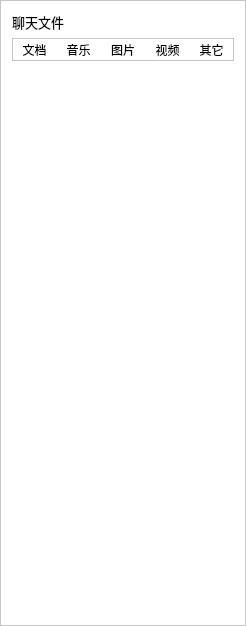
<?xml version="1.0" encoding="UTF-8"?>
<ui version="4.0">
 <class>FileManager</class>
 <widget class="QWidget" name="FileManager">
  <property name="geometry">
   <rect>
    <x>0</x>
    <y>0</y>
    <width>246</width>
    <height>626</height>
   </rect>
  </property>
  <property name="focusPolicy">
   <enum>Qt::ClickFocus</enum>
  </property>
  <property name="windowTitle">
   <string>FileManager</string>
  </property>
  <property name="styleSheet">
   <string notr="true">QWidget {
    font-family: &quot;微软雅黑&quot;;
	 background-color: rgb(255, 255, 255);
}

QLineEdit,QTextEdit {
 	border:none;
}

QLabel {
    color: rgb(0, 0, 0);
}


#btnClose
{
	border:none;
	image: url(:/image/resource/Close.png);
}


 
 </string>
  </property>
  <layout class="QVBoxLayout" name="verticalLayout">
   <property name="leftMargin">
    <number>0</number>
   </property>
   <property name="topMargin">
    <number>0</number>
   </property>
   <property name="rightMargin">
    <number>0</number>
   </property>
   <property name="bottomMargin">
    <number>0</number>
   </property>
   <item>
    <widget class="QFrame" name="frame">
     <property name="frameShape">
      <enum>QFrame::StyledPanel</enum>
     </property>
     <property name="frameShadow">
      <enum>QFrame::Raised</enum>
     </property>
     <layout class="QVBoxLayout" name="verticalLayout_2">
      <item>
       <layout class="QHBoxLayout" name="horizontalLayout_4">
        <item>
         <widget class="QLabel" name="label_6">
          <property name="font">
           <font>
            <family>微软雅黑</family>
            <pointsize>10</pointsize>
           </font>
          </property>
          <property name="text">
           <string>聊天文件</string>
          </property>
         </widget>
        </item>
        <item>
         <spacer name="horizontalSpacer_2">
          <property name="orientation">
           <enum>Qt::Horizontal</enum>
          </property>
          <property name="sizeHint" stdset="0">
           <size>
            <width>40</width>
            <height>20</height>
           </size>
          </property>
         </spacer>
        </item>
        <item>
         <widget class="QToolButton" name="btnClose">
          <property name="text">
           <string/>
          </property>
         </widget>
        </item>
       </layout>
      </item>
      <item>
       <widget class="QFrame" name="frame_2">
        <property name="styleSheet">
         <string notr="true">QToolButton
{
	border:none;
}

QToolButton:checked
{
	
	color: 	rgb(57, 209, 206);
}</string>
        </property>
        <property name="frameShape">
         <enum>QFrame::StyledPanel</enum>
        </property>
        <property name="frameShadow">
         <enum>QFrame::Raised</enum>
        </property>
        <layout class="QHBoxLayout" name="horizontalLayout_2">
         <property name="spacing">
          <number>1</number>
         </property>
         <property name="leftMargin">
          <number>0</number>
         </property>
         <property name="topMargin">
          <number>0</number>
         </property>
         <property name="rightMargin">
          <number>0</number>
         </property>
         <property name="bottomMargin">
          <number>0</number>
         </property>
         <item>
          <widget class="QToolButton" name="btnShowDoc">
           <property name="sizePolicy">
            <sizepolicy hsizetype="Preferred" vsizetype="Fixed">
             <horstretch>0</horstretch>
             <verstretch>0</verstretch>
            </sizepolicy>
           </property>
           <property name="text">
            <string>文档</string>
           </property>
           <property name="checkable">
            <bool>true</bool>
           </property>
          </widget>
         </item>
         <item>
          <widget class="QToolButton" name="btnShowMusic">
           <property name="sizePolicy">
            <sizepolicy hsizetype="Preferred" vsizetype="Fixed">
             <horstretch>0</horstretch>
             <verstretch>0</verstretch>
            </sizepolicy>
           </property>
           <property name="text">
            <string>音乐</string>
           </property>
           <property name="checkable">
            <bool>true</bool>
           </property>
          </widget>
         </item>
         <item>
          <widget class="QToolButton" name="btnShowImage">
           <property name="sizePolicy">
            <sizepolicy hsizetype="Preferred" vsizetype="Fixed">
             <horstretch>0</horstretch>
             <verstretch>0</verstretch>
            </sizepolicy>
           </property>
           <property name="text">
            <string>图片</string>
           </property>
           <property name="checkable">
            <bool>true</bool>
           </property>
          </widget>
         </item>
         <item>
          <widget class="QToolButton" name="btnShowVideo">
           <property name="sizePolicy">
            <sizepolicy hsizetype="Preferred" vsizetype="Fixed">
             <horstretch>0</horstretch>
             <verstretch>0</verstretch>
            </sizepolicy>
           </property>
           <property name="text">
            <string>视频</string>
           </property>
           <property name="checkable">
            <bool>true</bool>
           </property>
          </widget>
         </item>
         <item>
          <widget class="QToolButton" name="btnShowOther">
           <property name="sizePolicy">
            <sizepolicy hsizetype="Preferred" vsizetype="Fixed">
             <horstretch>0</horstretch>
             <verstretch>0</verstretch>
            </sizepolicy>
           </property>
           <property name="text">
            <string>其它</string>
           </property>
           <property name="checkable">
            <bool>true</bool>
           </property>
          </widget>
         </item>
        </layout>
       </widget>
      </item>
      <item>
       <widget class="QStackedWidget" name="stackedWidget">
        <widget class="QWidget" name="pageImage"/>
        <widget class="QWidget" name="pageDoc"/>
        <widget class="QWidget" name="pageVideo"/>
        <widget class="QWidget" name="pageMusic"/>
        <widget class="QWidget" name="pageOther"/>
       </widget>
      </item>
     </layout>
    </widget>
   </item>
  </layout>
 </widget>
 <layoutdefault spacing="6" margin="11"/>
 <resources>
  <include location="Resource.qrc"/>
 </resources>
 <connections/>
</ui>
